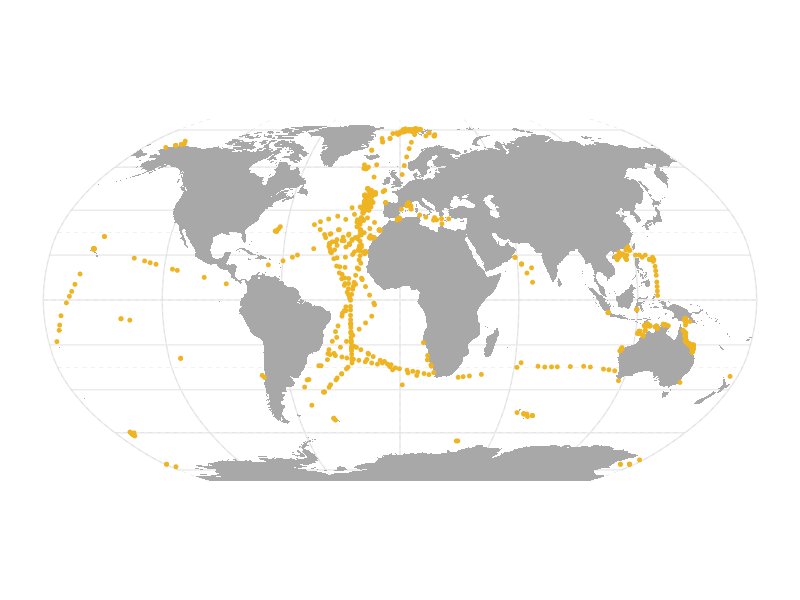

Generate this figure with R:
#### Global light-dark bottle dataset utilized in this study

library(reshape2)
library(ggplot2)
library(sf)
library(rnaturalearth)
library(dplyr)
library(terra)


# Distribution of global light-dark bottle incubation sampling stations (Fig. S6)
LD_dataset <- read.csv('../data/light-dark_bottle_dataset.csv')
LD_dataset$station <- paste(LD_dataset$Lon, LD_dataset$Lat, LD_dataset$Date, sep = '-')
LD_dataset <- LD_dataset[!duplicated(LD_dataset$station), ]

LD_dataset_sf <- st_as_sf(LD_dataset[c('Lon', 'Lat', 'NCP')], coords = c('Lon', 'Lat'), crs = 4326)
world_map <- ne_countries(scale = 'medium', returnclass = 'sf')
graticules1 <- st_transform(st_as_sf(vect(st_graticule(lon = seq(-180,180, 1), lat = seq(-90,90, 1)))), '+proj=robin')
graticules2 <- st_transform(st_as_sf(vect(st_graticule(lon = seq(-180,180, 60), lat = seq(-90,90, 30)))), '+proj=robin')

p_station <- ggplot() +
geom_sf(data = graticules1, color = 'transparent') +
geom_sf(data = graticules2, color = '#cbcbcb', linewidth = 0.1, linetype = 2) +
geom_sf(data = world_map, fill = '#a8a8a8', color = NA, size = 0.1) +
coord_sf(crs = st_crs('+proj=robin')) +
geom_sf(data = LD_dataset_sf, size = 1, color = '#eeb421', inherit.aes = FALSE) +
theme_minimal()

p_station
